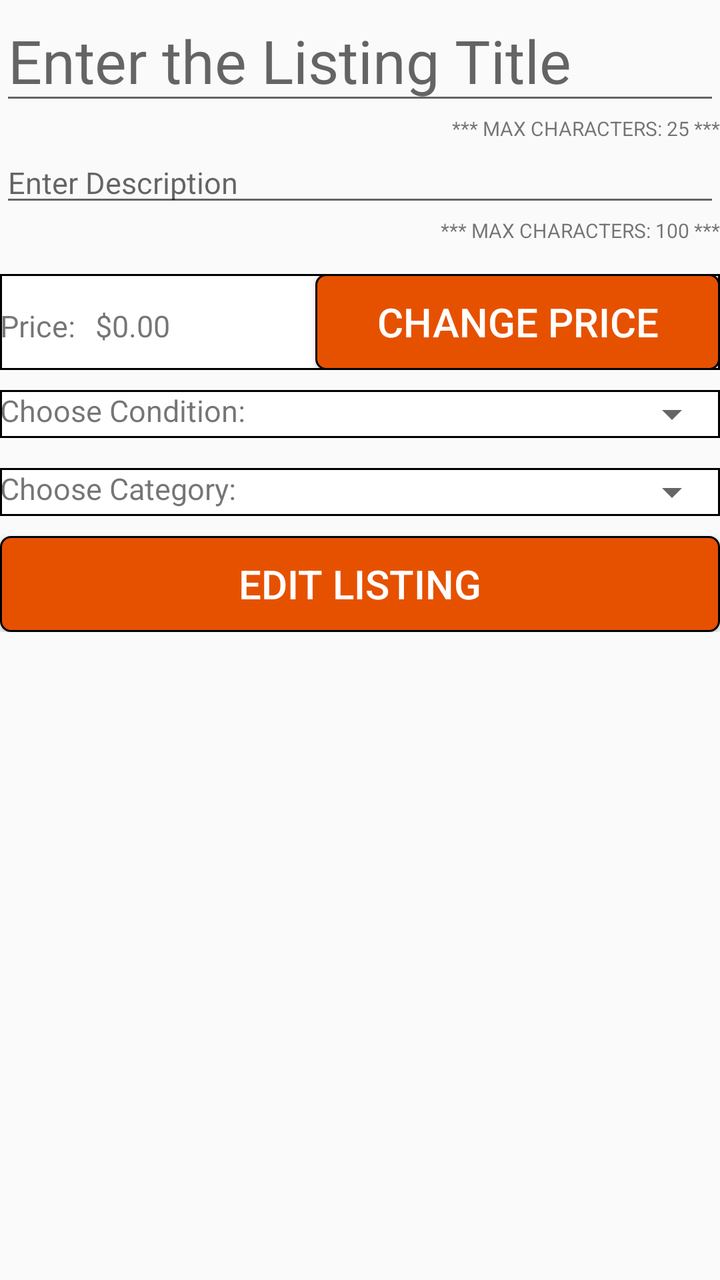
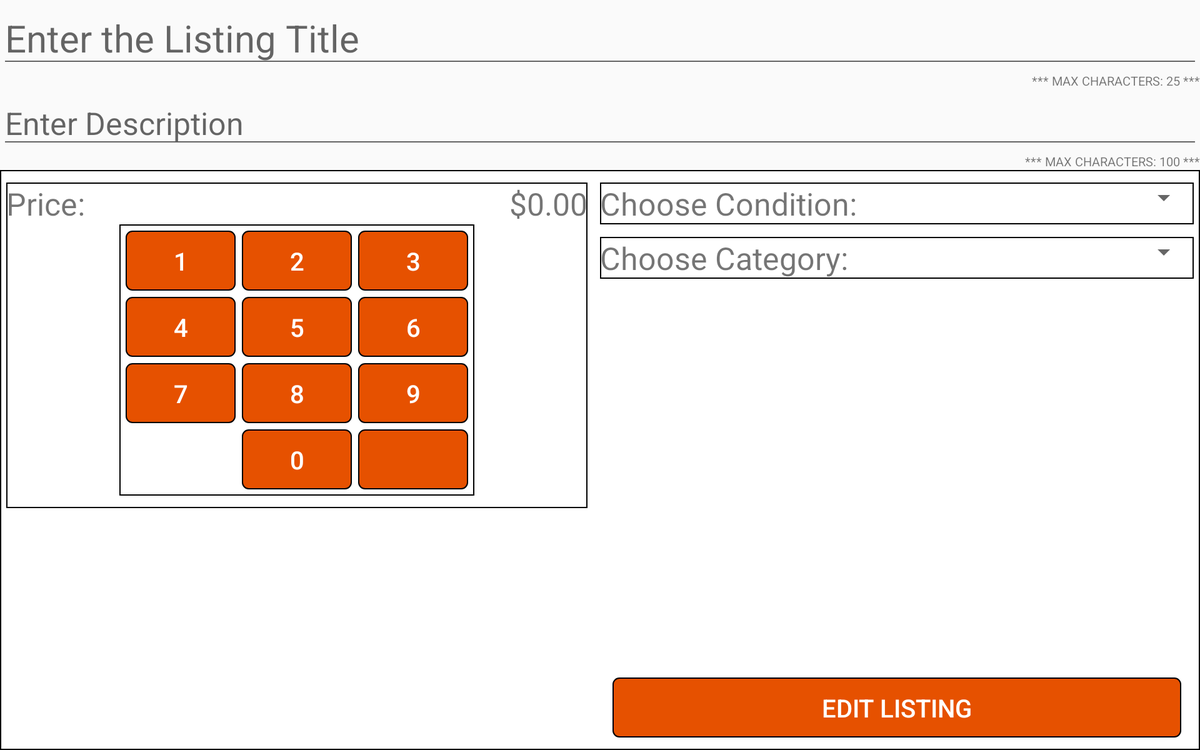

An Android layout and its configuration variant, each rendered on a device that would load it. The default file and the variant file are quoted in full after the pictures.
<!-- AndroidManifest.xml: application theme AppTheme -->
<!-- res/layout/fragment_edit.xml -->
<ScrollView
    xmlns:android="http://schemas.android.com/apk/res/android"
    android:layout_height="match_parent"
    android:layout_width="match_parent">
    <RelativeLayout xmlns:android="http://schemas.android.com/apk/res/android"
        xmlns:tools="http://schemas.android.com/tools"
        android:layout_width="match_parent"
        android:layout_height="match_parent"
        tools:context=".NewListing">

        <EditText
            android:id="@+id/new_list_title"
            android:layout_width="match_parent"
            android:layout_height="wrap_content"
            android:hint="Enter the Listing Title"
            android:textSize="30dp"
            android:maxLength="25"
            android:inputType="text"
            android:digits="@string/myAlphaNumeric"/>

        <TextView
            android:id="@+id/char_notice_title"
            android:layout_width="wrap_content"
            android:layout_height="wrap_content"
            android:text="*** MAX CHARACTERS: 25 ***"
            android:textSize="10dp"
            android:layout_below="@+id/new_list_title"
            android:layout_alignParentRight="true"/>

        <EditText
            android:id="@+id/new_list_description"
            android:layout_width="match_parent"
            android:layout_height="wrap_content"
            android:hint="Enter Description"
            android:textSize="15dp"
            android:maxLength="100"
            android:layout_below="@+id/char_notice_title"
            android:inputType="text"
            android:digits="@string/myAlphaNumeric"/>

        <TextView
            android:id="@+id/char_notice_description"
            android:layout_width="wrap_content"
            android:layout_height="wrap_content"
            android:text="*** MAX CHARACTERS: 100 ***"
            android:textSize="10dp"
            android:layout_below="@+id/new_list_description"
            android:layout_alignParentRight="true"/>

        <TableRow
            android:id="@+id/new_list_price_row"
            android:layout_width="match_parent"
            android:layout_height="wrap_content"
            android:layout_below="@+id/char_notice_description"
            android:background="@drawable/text_view_border"
            android:layout_marginTop="15dp">
            <TextView
                android:id="@+id/new_list_price_tv"
                android:layout_width="wrap_content"
                android:layout_height="wrap_content"
                android:text="Price:"
                android:textSize="15dp"
                android:layout_below="@id/new_list_description" />

            <TextView
                android:id="@+id/new_list_price"
                android:layout_marginLeft="10dp"
                android:layout_marginRight="10dp"
                android:layout_width="100dp"
                android:layout_height="wrap_content"
                android:text="$0.00"
                android:textSize="15dp"
                android:layout_toRightOf="@+id/new_list_price_tv"
                android:layout_below="@id/new_list_description"/>

            <Button
                android:id="@+id/price_button"
                style="@style/ButtonStyle"
                android:text="CHANGE PRICE"
                android:layout_below="@+id/new_list_description"
                android:layout_toRightOf="@+id/new_list_price"/>
        </TableRow>

        <TableRow
            android:id="@+id/new_list_condition_row"
            android:layout_below="@+id/new_list_price_row"
            android:background="@drawable/text_view_border"
            android:layout_width="match_parent"
            android:layout_height="wrap_content"
            android:layout_marginTop="10dp">
            <TextView
                android:id="@+id/new_list_condition_tv"
                android:layout_width="wrap_content"
                android:layout_height="wrap_content"
                android:text="Choose Condition:"
                android:textSize="15dp"/>

            <Spinner
                android:id="@+id/new_list_condition_spinner"
                android:layout_width="match_parent"
                android:layout_height="wrap_content"
                android:textAlignment="center" />

        </TableRow>

        <TableRow
            android:id="@+id/new_list_category_row"
            android:layout_width="match_parent"
            android:layout_height="wrap_content"
            android:layout_below="@+id/new_list_condition_row"
            android:background="@drawable/text_view_border"
            android:layout_marginTop="15dp">
            <TextView
                android:id="@+id/new_list_category_tv"
                android:layout_width="wrap_content"
                android:layout_height="wrap_content"
                android:text="Choose Category:"
                android:textSize="15dp"
                android:layout_below="@+id/new_list_price_tv"/>

            <Spinner
                android:id="@+id/new_list_category_spinner"
                android:layout_width="match_parent"
                android:layout_height="wrap_content"
                android:textAlignment="center"
                android:layout_toRightOf="@+id/new_list_category_tv"
                android:layout_below="@+id/new_list_price_tv"/>
        </TableRow>


        <Button
            android:id="@+id/edit_listing_button"
            style="@style/ButtonStyle"
            android:layout_below="@id/new_list_category_row"
            android:layout_alignParentBottom="true"
            android:text="EDIT LISTING"
            android:layout_marginBottom="10dp"/>

    </RelativeLayout>

</ScrollView>
<!-- resources referenced by this layout -->
<resources>
  <!-- drawable text_view_border (drawable) -->
  <?xml version="1.0" encoding="utf-8"?>
  <shape xmlns:android="http://schemas.android.com/apk/res/android" android:shape="rectangle" >
      <solid android:color="#ffffff" />
      <stroke android:width="1dip" android:color="#000"/>
  </shape>
  <string name="myAlphaNumeric">abcdefghijklmnopqrstuvwxyz ABCDEFGHIJKLMNOPQRSTUVWXYZ0123456789</string>
  <style name="ButtonStyle">
          <item name="android:layout_width">match_parent</item>
          <item name="android:layout_height">wrap_content</item>
          <item name="android:textSize">20dp</item>
          <item name="android:textColor">#FFF</item>
          <item name="android:colorBackground">@color/colorPrimary</item>
          <item name="android:background">@drawable/rounded_button</item>
      </style>
  <style name="AppTheme" parent="Theme.AppCompat.Light.DarkActionBar">
          
          <item name="colorPrimary">@color/colorPrimary</item>
          <item name="colorPrimaryDark">@color/colorPrimaryDark</item>
      </style>
  <color name="colorPrimary">#E65100</color>
  <!-- drawable rounded_button (drawable) -->
  <?xml version="1.0" encoding="utf-8"?>
  <shape xmlns:android="http://schemas.android.com/apk/res/android" android:shape="rectangle">
      <gradient
          android:startColor="@color/colorPrimary"
          android:endColor="@color/colorPrimary">
      </gradient>
      <padding android:left="15dp"
          android:top="1dp"
          android:right="15dp"
          android:bottom="1dp" />
      <stroke
          android:width="1dp"
          android:color="#000" />
      <corners
          android:radius="5dp"/>
  </shape>
  <color name="colorPrimaryDark">#000</color>
</resources>
<!-- res/layout-large-land/fragment_edit.xml (the repository's variant of the layout above) -->
<!-- drawn on a 7-inch tablet turned sideways -->
<RelativeLayout xmlns:android="http://schemas.android.com/apk/res/android"
    xmlns:tools="http://schemas.android.com/tools"
    android:layout_width="match_parent"
    android:layout_height="match_parent"
    tools:context=".NewListing">

    <EditText
        android:id="@+id/new_list_title"
        android:layout_width="match_parent"
        android:layout_height="wrap_content"
        android:hint="Enter the Listing Title"
        android:textSize="30dp"
        android:maxLength="25"
        android:inputType="text"
        android:digits="@string/myAlphaNumeric"/>

    <TextView
        android:id="@+id/char_notice_title"
        android:layout_width="wrap_content"
        android:layout_height="wrap_content"
        android:text="*** MAX CHARACTERS: 25 ***"
        android:textSize="10dp"
        android:layout_below="@+id/new_list_title"
        android:layout_alignParentRight="true"/>

    <EditText
        android:id="@+id/new_list_description"
        android:layout_width="match_parent"
        android:layout_height="wrap_content"
        android:hint="Enter Description"
        android:textSize="25dp"
        android:inputType="text"
        android:digits="@string/myAlphaNumeric"
        android:layout_below="@+id/char_notice_title"/>

    <TextView
        android:id="@+id/char_notice_description"
        android:layout_width="wrap_content"
        android:layout_height="wrap_content"
        android:text="*** MAX CHARACTERS: 100 ***"
        android:textSize="10dp"
        android:layout_below="@+id/new_list_description"
        android:layout_alignParentRight="true"/>

    <TableRow
        android:id="@+id/other_params"
        android:layout_width="match_parent"
        android:layout_height="match_parent"
        android:layout_below="@id/char_notice_description"
        android:background="@drawable/text_view_border">

        <RelativeLayout
            android:id="@+id/new_list_price_block"
            android:background="@drawable/text_view_border"
            android:layout_below="@+id/char_notice_description"
            android:layout_width="match_parent"
            android:layout_height="wrap_content"
            android:layout_marginTop="10dp"
            android:layout_marginRight="10dp"
            android:layout_marginLeft="5dp"
            android:layout_weight="1">
            <TextView
                android:id="@+id/new_list_price_tv"
                android:layout_width="wrap_content"
                android:layout_height="wrap_content"
                android:text="Price: "
                android:textSize="25dp" />

            <TextView
                android:id="@+id/new_list_price"
                android:layout_width="match_parent"
                android:layout_height="wrap_content"
                android:text="$0.00"
                android:textSize="25dp"
                android:gravity="right"
                android:layout_toRightOf="@+id/new_list_price_tv" />

            
            <RelativeLayout
                android:id="@+id/number_button_block"
                android:background="@drawable/text_view_border"
                android:layout_below="@+id/new_list_price_tv"
                android:layout_width="wrap_content"
                android:layout_height="wrap_content"
                android:layout_marginBottom="10dp"
                android:layout_centerInParent="true">

                <Button
                    android:id="@+id/button_one"
                    style="@style/ButtonStyle"
                    android:layout_width="wrap_content"
                    android:text="1"
                    android:layout_marginRight="5dp"
                    android:layout_marginBottom="5dp"
                    android:layout_marginLeft="5dp"
                    android:layout_marginTop="5dp"/>

                <Button
                    android:id="@+id/button_two"
                    style="@style/ButtonStyle"
                    android:layout_width="wrap_content"
                    android:text="2"
                    android:layout_marginRight="5dp"
                    android:layout_marginBottom="5dp"
                    android:layout_marginTop="5dp"
                    android:layout_toRightOf="@id/button_one"/>

                <Button
                    android:id="@+id/button_three"
                    style="@style/ButtonStyle"
                    android:layout_width="wrap_content"
                    android:text="3"
                    android:layout_marginRight="5dp"
                    android:layout_marginBottom="5dp"
                    android:layout_marginTop="5dp"
                    android:layout_toRightOf="@+id/button_two"/>

                <Button
                    android:id="@+id/button_four"
                    style="@style/ButtonStyle"
                    android:layout_width="wrap_content"
                    android:text="4"
                    android:layout_marginRight="5dp"
                    android:layout_marginLeft="5dp"
                    android:layout_marginBottom="5dp"
                    android:layout_below="@+id/button_one"/>

                <Button
                    android:id="@+id/button_five"
                    style="@style/ButtonStyle"
                    android:layout_width="wrap_content"
                    android:text="5"
                    android:layout_marginRight="5dp"
                    android:layout_marginBottom="5dp"
                    android:layout_toRightOf="@+id/button_four"
                    android:layout_below="@+id/button_one"/>

                <Button
                    android:id="@+id/button_six"
                    style="@style/ButtonStyle"
                    android:layout_width="wrap_content"
                    android:text="6"
                    android:layout_marginRight="5dp"
                    android:layout_marginBottom="5dp"
                    android:layout_toRightOf="@+id/button_two"
                    android:layout_below="@+id/button_one"/>

                <Button
                    android:id="@+id/button_seven"
                    style="@style/ButtonStyle"
                    android:layout_width="wrap_content"
                    android:text="7"
                    android:layout_marginRight="5dp"
                    android:layout_marginLeft="5dp"
                    android:layout_marginBottom="5dp"
                    android:layout_below="@+id/button_four"/>

                <Button
                    android:id="@+id/button_eight"
                    style="@style/ButtonStyle"
                    android:layout_width="wrap_content"
                    android:text="8"
                    android:layout_marginRight="5dp"
                    android:layout_marginBottom="5dp"
                    android:layout_toRightOf="@+id/button_seven"
                    android:layout_below="@+id/button_four"/>

                <Button
                    android:id="@+id/button_nine"
                    style="@style/ButtonStyle"
                    android:layout_width="wrap_content"
                    android:text="9"
                    android:layout_marginRight="5dp"
                    android:layout_marginBottom="5dp"
                    android:layout_toRightOf="@+id/button_eight"
                    android:layout_below="@+id/button_four"/>

                <Button
                    android:id="@+id/button_zero"
                    style="@style/ButtonStyle"
                    android:layout_width="wrap_content"
                    android:text="0"
                    android:layout_marginRight="5dp"
                    android:layout_marginBottom="5dp"
                    android:layout_below="@+id/button_eight"
                    android:layout_centerInParent="true"/>

                <Button
                    android:id="@+id/price_back_button"
                    style="@style/ButtonStyle"
                    android:layout_width="wrap_content"
                    android:drawableEnd="@drawable/right_arrow_icon"
                    android:layout_marginRight="5dp"
                    android:layout_marginBottom="5dp"
                    android:layout_below="@id/button_eight"
                    android:layout_toRightOf="@id/button_zero"/>

            </RelativeLayout>
        </RelativeLayout>

        <RelativeLayout
            android:layout_weight="1"
            android:layout_width="match_parent"
            android:layout_height="match_parent"
            android:layout_marginRight="5dp">

            <TableRow
                android:id="@+id/new_list_condition_row"
                android:background="@drawable/text_view_border"
                android:layout_width="match_parent"
                android:layout_height="wrap_content"
                android:layout_marginTop="10dp">
                <TextView
                    android:id="@+id/new_list_condition_tv"
                    android:layout_width="wrap_content"
                    android:layout_height="wrap_content"
                    android:text="Choose Condition:"
                    android:textSize="25dp"/>

                <Spinner
                    android:id="@+id/new_list_condition_spinner"
                    android:layout_width="match_parent"
                    android:layout_height="wrap_content"
                    android:textAlignment="center" />

            </TableRow>

            <TableRow
                android:id="@+id/new_list_category_row"
                android:layout_below="@+id/new_list_condition_row"
                android:background="@drawable/text_view_border"
                android:layout_width="match_parent"
                android:layout_height="wrap_content"
                android:layout_marginTop="10dp">
                <TextView
                    android:id="@+id/new_list_category_tv"
                    android:layout_width="wrap_content"
                    android:layout_height="wrap_content"
                    android:text="Choose Category:"
                    android:textSize="25dp" />

                <Spinner
                    android:id="@+id/new_list_category_spinner"
                    android:layout_width="match_parent"
                    android:layout_height="wrap_content"
                    android:textAlignment="center"/>
            </TableRow>


            <Button
                android:id="@+id/edit_listing_button"
                style="@style/ButtonStyle"
                android:layout_alignParentBottom="true"
                android:text="EDIT LISTING"
                android:layout_marginBottom="10dp"
                android:layout_marginRight="10dp"
                android:layout_marginLeft="10dp"/>

        </RelativeLayout>

    </TableRow>

</RelativeLayout>
